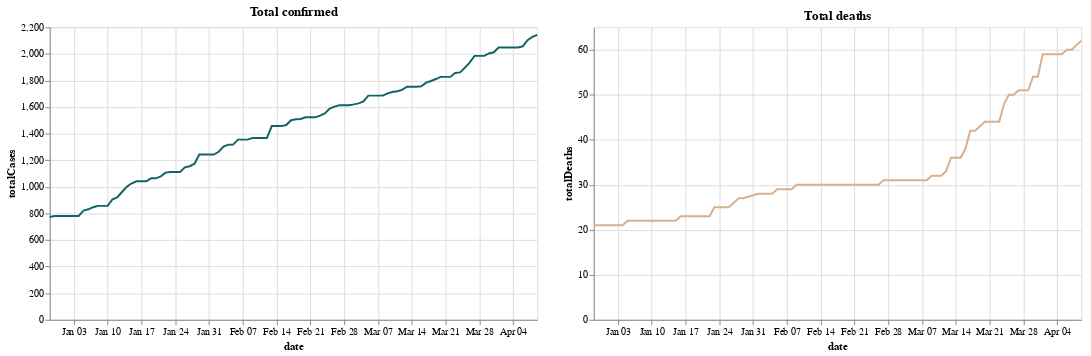

The code cell stored with this chart in its notebook:
### Markdown cell above
# COVID-19 Tracker for Aparecida City, São Paulo, Brazil

### Code cell
# 🇬🇧 Libraries
# 🇧🇷 Bibliotecas
import datetime
import altair as alt
import operator
import pandas as pd

s = pd.read_csv('data/aparecida-small-sample.csv', parse_dates=['date'])
print(s.dtypes)

city = s[s['city'] == 'Aparecida']

base = alt.Chart(city).mark_line().encode(x = 'date').properties(width = 500)

confirmed = alt.value("#106466")
death = alt.value("#D8B08C")
recovered = alt.value("#87C232")

base.encode(y = "totalCases", color = confirmed).properties(title = "Total confirmed") | base.encode(y = "totalDeaths", color = death).properties(title = "Total deaths")

### Figure 1 — Vega-Lite specification as saved in the notebook (floating-point values rounded to 4 significant figures)
{"config": {"view": {"continuousWidth": 400, "continuousHeight": 300}}, "hconcat": [{"mark": "line", "encoding": {"color": {"value": "#106466"}, "x": {"type": "temporal", "field": "date"}, "y": {"type": "quantitative", "field": "totalCases"}}, "title": "Total confirmed", "width": 500}, {"mark": "line", "encoding": {"color": {"value": "#D8B08C"}, "x": {"type": "temporal", "field": "date"}, "y": {"type": "quantitative", "field": "totalDeaths"}}, "title": "Total deaths", "width": 500}], "data": {"name": "data-ea9a789b15095052f4fed9fcbc86952e"}, "$schema": "https://vega.github.io/schema/vega-lite/v4.8.1.json", "datasets": {"data-ea9a789b15095052f4fed9fcbc86952e": [{"city": "Aparecida", "date": "2020-12-29T00:00:00", "totalDeaths": 21, "totalCases": 773, "totalRecovered": 723, "totalBeds": 11, "intubated": 1}, {"city": "Aparecida", "date": "2020-12-30T00:00:00", "totalDeaths": 21, "totalCases": 781, "totalRecovered": 724, "totalBeds": 13, "intubated": 1}, {"city": "Aparecida", "date": "2020-12-31T00:00:00", "totalDeaths": 21, "totalCases": 781, "totalRecovered": 724, "totalBeds": 13, "intubated": 1}, {"city": "Aparecida", "date": "2021-01-01T00:00:00", "totalDeaths": 21, "totalCases": 781, "totalRecovered": 724, "totalBeds": 13, "intubated": 1}, {"city": "Aparecida", "date": "2021-01-02T00:00:00", "totalDeaths": 21, "totalCases": 781, "totalRecovered": 724, "totalBeds": 13, "intubated": 1}, {"city": "Aparecida", "date": "2021-01-03T00:00:00", "totalDeaths": 21, "totalCases": 781, "totalRecovered": 724, "totalBeds": 13, "intubated": 1}, {"city": "Aparecida", "date": "2021-01-04T00:00:00", "totalDeaths": 21, "totalCases": 781, "totalRecovered": 724, "totalBeds": 13, "intubated": 1}, {"city": "Aparecida", "date": "2021-01-05T00:00:00", "totalDeaths": 22, "totalCases": 822, "totalRecovered": 780, "totalBeds": 8, "intubated": 3}, {"city": "Aparecida", "date": "2021-01-06T00:00:00", "totalDeaths": 22, "totalCases": 831, "totalRecovered": 786, "totalBeds": 11, "intubated": 2}, {"city": "Aparecida", "date": "2021-01-07T00:00:00", "totalDeaths": 22, "totalCases": 847, "totalRecovered": 792, "totalBeds": 15, "intubated": 2}, {"city": "Aparecida", "date": "2021-01-08T00:00:00", "totalDeaths": 22, "totalCases": 857, "totalRecovered": 799, "totalBeds": 16, "intubated": 4}, {"city": "Aparecida", "date": "2021-01-09T00:00:00", "totalDeaths": 22, "totalCases": 857, "totalRecovered": 799, "totalBeds": 16, "intubated": 4}, {"city": "Aparecida", "date": "2021-01-10T00:00:00", "totalDeaths": 22, "totalCases": 857, "totalRecovered": 799, "totalBeds": 16, "intubated": 4}, {"city": "Aparecida", "date": "2021-01-11T00:00:00", "totalDeaths": 22, "totalCases": 906, "totalRecovered": 841, "totalBeds": 22, "intubated": 1}, {"city": "Aparecida", "date": "2021-01-12T00:00:00", "totalDeaths": 22, "totalCases": 921, "totalRecovered": 873, "totalBeds": 23, "intubated": 2}, {"city": "Aparecida", "date": "2021-01-13T00:00:00", "totalDeaths": 22, "totalCases": 963, "totalRecovered": 894, "totalBeds": 26, "intubated": 2}, {"city": "Aparecida", "date": "2021-01-14T00:00:00", "totalDeaths": 22, "totalCases": 1002, "totalRecovered": 946, "totalBeds": 15, "intubated": 1}, {"city": "Aparecida", "date": "2021-01-15T00:00:00", "totalDeaths": 22, "totalCases": 1027, "totalRecovered": 955, "totalBeds": 16, "intubated": 1}, {"city": "Aparecida", "date": "2021-01-16T00:00:00", "totalDeaths": 23, "totalCases": 1042, "totalRecovered": 981, "totalBeds": 23, "intubated": 0}, {"city": "Aparecida", "date": "2021-01-17T00:00:00", "totalDeaths": 23, "totalCases": 1042, "totalRecovered": 981, "totalBeds": 23, "intubated": 0}, {"city": "Aparecida", "date": "2021-01-18T00:00:00", "totalDeaths": 23, "totalCases": 1042, "totalRecovered": 981, "totalBeds": 23, "intubated": 0}, {"city": "Aparecida", "date": "2021-01-19T00:00:00", "totalDeaths": 23, "totalCases": 1064, "totalRecovered": 1000, "totalBeds": 28, "intubated": 0}, {"city": "Aparecida", "date": "2021-01-20T00:00:00", "totalDeaths": 23, "totalCases": 1064, "totalRecovered": 1000, "totalBeds": 20, "intubated": 1}, {"city": "Aparecida", "date": "2021-01-21T00:00:00", "totalDeaths": 23, "totalCases": 1079, "totalRecovered": 1016, "totalBeds": 21, "intubated": 2}, {"city": "Aparecida", "date": "2021-01-22T00:00:00", "totalDeaths": 23, "totalCases": 1107, "totalRecovered": 1050, "totalBeds": 15, "intubated": 2}, {"city": "Aparecida", "date": "2021-01-23T00:00:00", "totalDeaths": 25, "totalCases": 1112, "totalRecovered": 1069, "totalBeds": 16, "intubated": 3}, {"city": "Aparecida", "date": "2021-01-24T00:00:00", "totalDeaths": 25, "totalCases": 1112, "totalRecovered": 1069, "totalBeds": 16, "intubated": 3}, {"city": "Aparecida", "date": "2021-01-25T00:00:00", "totalDeaths": 25, "totalCases": 1112, "totalRecovered": 1069, "totalBeds": 16, "intubated": 3}, {"city": "Aparecida", "date": "2021-01-26T00:00:00", "totalDeaths": 25, "totalCases": 1147, "totalRecovered": 1096, "totalBeds": 17, "intubated": 4}, {"city": "Aparecida", "date": "2021-01-27T00:00:00", "totalDeaths": 26, "totalCases": 1155, "totalRecovered": 1101, "totalBeds": 18, "intubated": 4}, {"city": "Aparecida", "date": "2021-01-28T00:00:00", "totalDeaths": 27, "totalCases": 1174, "totalRecovered": 1120, "totalBeds": 16, "intubated": 2}, {"city": "Aparecida", "date": "2021-01-29T00:00:00", "totalDeaths": 27, "totalCases": 1243, "totalRecovered": 1162, "totalBeds": 16, "intubated": 2}, {"city": "Aparecida", "date": "2021-02-01T00:00:00", "totalDeaths": 28, "totalCases": 1243, "totalRecovered": 1162, "totalBeds": 18, "intubated": 1}, {"city": "Aparecida", "date": "2021-02-02T00:00:00", "totalDeaths": 28, "totalCases": 1264, "totalRecovered": 1207, "totalBeds": 15, "intubated": 1}, {"city": "Aparecida", "date": "2021-02-03T00:00:00", "totalDeaths": 28, "totalCases": 1302, "totalRecovered": 1242, "totalBeds": 15, "intubated": 1}, {"city": "Aparecida", "date": "2021-02-04T00:00:00", "totalDeaths": 28, "totalCases": 1317, "totalRecovered": 1246, "totalBeds": 12, "intubated": 0}, {"city": "Aparecida", "date": "2021-02-05T00:00:00", "totalDeaths": 29, "totalCases": 1318, "totalRecovered": 1246, "totalBeds": 12, "intubated": 2}, {"city": "Aparecida", "date": "2021-02-06T00:00:00", "totalDeaths": 29, "totalCases": 1355, "totalRecovered": 1291, "totalBeds": 7, "intubated": 0}, {"city": "Aparecida", "date": "2021-02-07T00:00:00", "totalDeaths": 29, "totalCases": 1355, "totalRecovered": 1291, "totalBeds": 7, "intubated": 0}, {"city": "Aparecida", "date": "2021-02-08T00:00:00", "totalDeaths": 29, "totalCases": 1355, "totalRecovered": 1291, "totalBeds": 7, "intubated": 0}, {"city": "Aparecida", "date": "2021-02-09T00:00:00", "totalDeaths": 30, "totalCases": 1367, "totalRecovered": 1310, "totalBeds": 11, "intubated": 0}, {"city": "Aparecida", "date": "2021-02-10T00:00:00", "totalDeaths": 30, "totalCases": 1367, "totalRecovered": 1310, "totalBeds": 11, "intubated": 0}, {"city": "Aparecida", "date": "2021-02-11T00:00:00", "totalDeaths": 30, "totalCases": 1367, "totalRecovered": 1310, "totalBeds": 10, "intubated": 0}, {"city": "Aparecida", "date": "2021-02-12T00:00:00", "totalDeaths": 30, "totalCases": 1367, "totalRecovered": 1310, "totalBeds": 13, "intubated": 0}, {"city": "Aparecida", "date": "2021-02-13T00:00:00", "totalDeaths": 30, "totalCases": 1457, "totalRecovered": 1409, "totalBeds": 15, "intubated": 0}, {"city": "Aparecida", "date": "2021-02-15T00:00:00", "totalDeaths": 30, "totalCases": 1457, "totalRecovered": 1409, "totalBeds": 15, "intubated": 0}, {"city": "Aparecida", "date": "2021-02-16T00:00:00", "totalDeaths": 30, "totalCases": 1465, "totalRecovered": 1417, "totalBeds": 12, "intubated": 0}, {"city": "Aparecida", "date": "2021-02-17T00:00:00", "totalDeaths": 30, "totalCases": 1501, "totalRecovered": 1439, "totalBeds": 12, "intubated": 0}, {"city": "Aparecida", "date": "2021-02-18T00:00:00", "totalDeaths": 30, "totalCases": 1508, "totalRecovered": 1447, "totalBeds": 12, "intubated": 0}, {"city": "Aparecida", "date": "2021-02-19T00:00:00", "totalDeaths": 30, "totalCases": 1510, "totalRecovered": 1447, "totalBeds": 13, "intubated": 0}, {"city": "Aparecida", "date": "2021-02-20T00:00:00", "totalDeaths": 30, "totalCases": 1523, "totalRecovered": 1470, "totalBeds": 10, "intubated": 0}, {"city": "Aparecida", "date": "2021-02-21T00:00:00", "totalDeaths": 30, "totalCases": 1523, "totalRecovered": 1470, "totalBeds": 10, "intubated": 0}, {"city": "Aparecida", "date": "2021-02-22T00:00:00", "totalDeaths": 30, "totalCases": 1523, "totalRecovered": 1470, "totalBeds": 10, "intubated": 0}, {"city": "Aparecida", "date": "2021-02-23T00:00:00", "totalDeaths": 30, "totalCases": 1536, "totalRecovered": 1484, "totalBeds": 9, "intubated": 0}, {"city": "Aparecida", "date": "2021-02-24T00:00:00", "totalDeaths": 30, "totalCases": 1552, "totalRecovered": 1497, "totalBeds": 11, "intubated": 0}, {"city": "Aparecida", "date": "2021-02-25T00:00:00", "totalDeaths": 30, "totalCases": 1588, "totalRecovered": 1522, "totalBeds": 8, "intubated": 1}, {"city": "Aparecida", "date": "2021-02-26T00:00:00", "totalDeaths": 30, "totalCases": 1603, "totalRecovered": 1526, "totalBeds": 12, "intubated": 0}, {"city": "Aparecida", "date": "2021-02-27T00:00:00", "totalDeaths": 31, "totalCases": 1614, "totalRecovered": 1552, "totalBeds": 16, "intubated": 0}, {"city": "Aparecida", "date": "2021-03-01T00:00:00", "totalDeaths": 31, "totalCases": 1614, "totalRecovered": 1552, "totalBeds": 16, "intubated": 0}, {"city": "Aparecida", "date": "2021-03-02T00:00:00", "totalDeaths": 31, "totalCases": 1620, "totalRecovered": 1561, "totalBeds": 17, "intubated": 0}, {"city": "Aparecida", "date": "2021-03-03T00:00:00", "totalDeaths": 31, "totalCases": 1628, "totalRecovered": 1569, "totalBeds": 13, "intubated": 2}, {"city": "Aparecida", "date": "2021-03-04T00:00:00", "totalDeaths": 31, "totalCases": 1642, "totalRecovered": 1586, "totalBeds": 14, "intubated": 1}, {"city": "Aparecida", "date": "2021-03-05T00:00:00", "totalDeaths": 31, "totalCases": 1686, "totalRecovered": 1607, "totalBeds": 21, "intubated": 2}, {"city": "Aparecida", "date": "2021-03-06T00:00:00", "totalDeaths": 31, "totalCases": 1686, "totalRecovered": 1607, "totalBeds": 21, "intubated": 2}, {"city": "Aparecida", "date": "2021-03-07T00:00:00", "totalDeaths": 31, "totalCases": 1686, "totalRecovered": 1607, "totalBeds": 21, "intubated": 2}, {"city": "Aparecida", "date": "2021-03-08T00:00:00", "totalDeaths": 31, "totalCases": 1686, "totalRecovered": 1607, "totalBeds": 21, "intubated": 2}, {"city": "Aparecida", "date": "2021-03-09T00:00:00", "totalDeaths": 32, "totalCases": 1703, "totalRecovered": 1610, "totalBeds": 22, "intubated": 3}, {"city": "Aparecida", "date": "2021-03-10T00:00:00", "totalDeaths": 32, "totalCases": 1713, "totalRecovered": 1611, "totalBeds": 24, "intubated": 1}, {"city": "Aparecida", "date": "2021-03-11T00:00:00", "totalDeaths": 32, "totalCases": 1719, "totalRecovered": 1611, "totalBeds": 29, "intubated": 0}, {"city": "Aparecida", "date": "2021-03-12T00:00:00", "totalDeaths": 33, "totalCases": 1729, "totalRecovered": 1626, "totalBeds": 24, "intubated": 0}, {"city": "Aparecida", "date": "2021-03-13T00:00:00", "totalDeaths": 36, "totalCases": 1753, "totalRecovered": 1649, "totalBeds": 26, "intubated": 0}, {"city": "Aparecida", "date": "2021-03-14T00:00:00", "totalDeaths": 36, "totalCases": 1753, "totalRecovered": 1649, "totalBeds": 26, "intubated": 0}, {"city": "Aparecida", "date": "2021-03-15T00:00:00", "totalDeaths": 36, "totalCases": 1753, "totalRecovered": 1649, "totalBeds": 26, "intubated": 0}, {"city": "Aparecida", "date": "2021-03-16T00:00:00", "totalDeaths": 38, "totalCases": 1756, "totalRecovered": 1655, "totalBeds": 27, "intubated": 2}, {"city": "Aparecida", "date": "2021-03-17T00:00:00", "totalDeaths": 42, "totalCases": 1784, "totalRecovered": 1662, "totalBeds": 27, "intubated": 4}, {"city": "Aparecida", "date": "2021-03-18T00:00:00", "totalDeaths": 42, "totalCases": 1796, "totalRecovered": 1682, "totalBeds": 38, "intubated": 4}, {"city": "Aparecida", "date": "2021-03-19T00:00:00", "totalDeaths": 43, "totalCases": 1811, "totalRecovered": 1682, "totalBeds": 46, "intubated": 4}, {"city": "Aparecida", "date": "2021-03-20T00:00:00", "totalDeaths": 44, "totalCases": 1827, "totalRecovered": 1711, "totalBeds": 55, "intubated": 4}, {"city": "Aparecida", "date": "2021-03-21T00:00:00", "totalDeaths": 44, "totalCases": 1827, "totalRecovered": 1711, "totalBeds": 55, "intubated": 4}, {"city": "Aparecida", "date": "2021-03-22T00:00:00", "totalDeaths": 44, "totalCases": 1827, "totalRecovered": 1711, "totalBeds": 55, "intubated": 4}, {"city": "Aparecida", "date": "2021-03-23T00:00:00", "totalDeaths": 44, "totalCases": 1856, "totalRecovered": 1719, "totalBeds": 57, "intubated": 6}, {"city": "Aparecida", "date": "2021-03-24T00:00:00", "totalDeaths": 48, "totalCases": 1861, "totalRecovered": 1723, "totalBeds": 48, "intubated": 7}, {"city": "Aparecida", "date": "2021-03-25T00:00:00", "totalDeaths": 50, "totalCases": 1896, "totalRecovered": 1728, "totalBeds": 50, "intubated": 7}, {"city": "Aparecida", "date": "2021-03-26T00:00:00", "totalDeaths": 50, "totalCases": 1934, "totalRecovered": 1756, "totalBeds": 46, "intubated": 7}, {"city": "Aparecida", "date": "2021-03-27T00:00:00", "totalDeaths": 51, "totalCases": 1985, "totalRecovered": 1807, "totalBeds": 33, "intubated": 6}, {"city": "Aparecida", "date": "2021-03-28T00:00:00", "totalDeaths": 51, "totalCases": 1985, "totalRecovered": 1807, "totalBeds": 33, "intubated": 6}, {"city": "Aparecida", "date": "2021-03-29T00:00:00", "totalDeaths": 51, "totalCases": 1985, "totalRecovered": 1807, "totalBeds": 33, "intubated": 6}, {"city": "Aparecida", "date": "2021-03-30T00:00:00", "totalDeaths": 54, "totalCases": 2003, "totalRecovered": 1822, "totalBeds": 40, "intubated": 6}, {"city": "Aparecida", "date": "2021-03-31T00:00:00", "totalDeaths": 54, "totalCases": 2012, "totalRecovered": 1829, "totalBeds": 34, "intubated": 6}, {"city": "Aparecida", "date": "2021-04-01T00:00:00", "totalDeaths": 59, "totalCases": 2048, "totalRecovered": 1904, "totalBeds": 39, "intubated": 5}, {"city": "Aparecida", "date": "2021-04-02T00:00:00", "totalDeaths": 59, "totalCases": 2048, "totalRecovered": 1904, "totalBeds": 39, "intubated": 5}, {"city": "Aparecida", "date": "2021-04-03T00:00:00", "totalDeaths": 59, "totalCases": 2048, "totalRecovered": 1904, "totalBeds": 39, "intubated": 5}, {"city": "Aparecida", "date": "2021-04-04T00:00:00", "totalDeaths": 59, "totalCases": 2048, "totalRecovered": 1904, "totalBeds": 39, "intubated": 5}, {"city": "Aparecida", "date": "2021-04-05T00:00:00", "totalDeaths": 59, "totalCases": 2048, "totalRecovered": 1904, "totalBeds": 39, "intubated": 5}, {"city": "Aparecida", "date": "2021-04-06T00:00:00", "totalDeaths": 60, "totalCases": 2057, "totalRecovered": 1923, "totalBeds": 40, "intubated": 6}, {"city": "Aparecida", "date": "2021-04-07T00:00:00", "totalDeaths": 60, "totalCases": 2103, "totalRecovered": 1952, "totalBeds": 39, "intubated": 7}, {"city": "Aparecida", "date": "2021-04-08T00:00:00", "totalDeaths": 61, "totalCases": 2128, "totalRecovered": 1971, "totalBeds": 44, "intubated": 9}, {"city": "Aparecida", "date": "2021-04-09T00:00:00", "totalDeaths": 62, "totalCases": 2143, "totalRecovered": 1986, "totalBeds": 44, "intubated": 10}]}}
